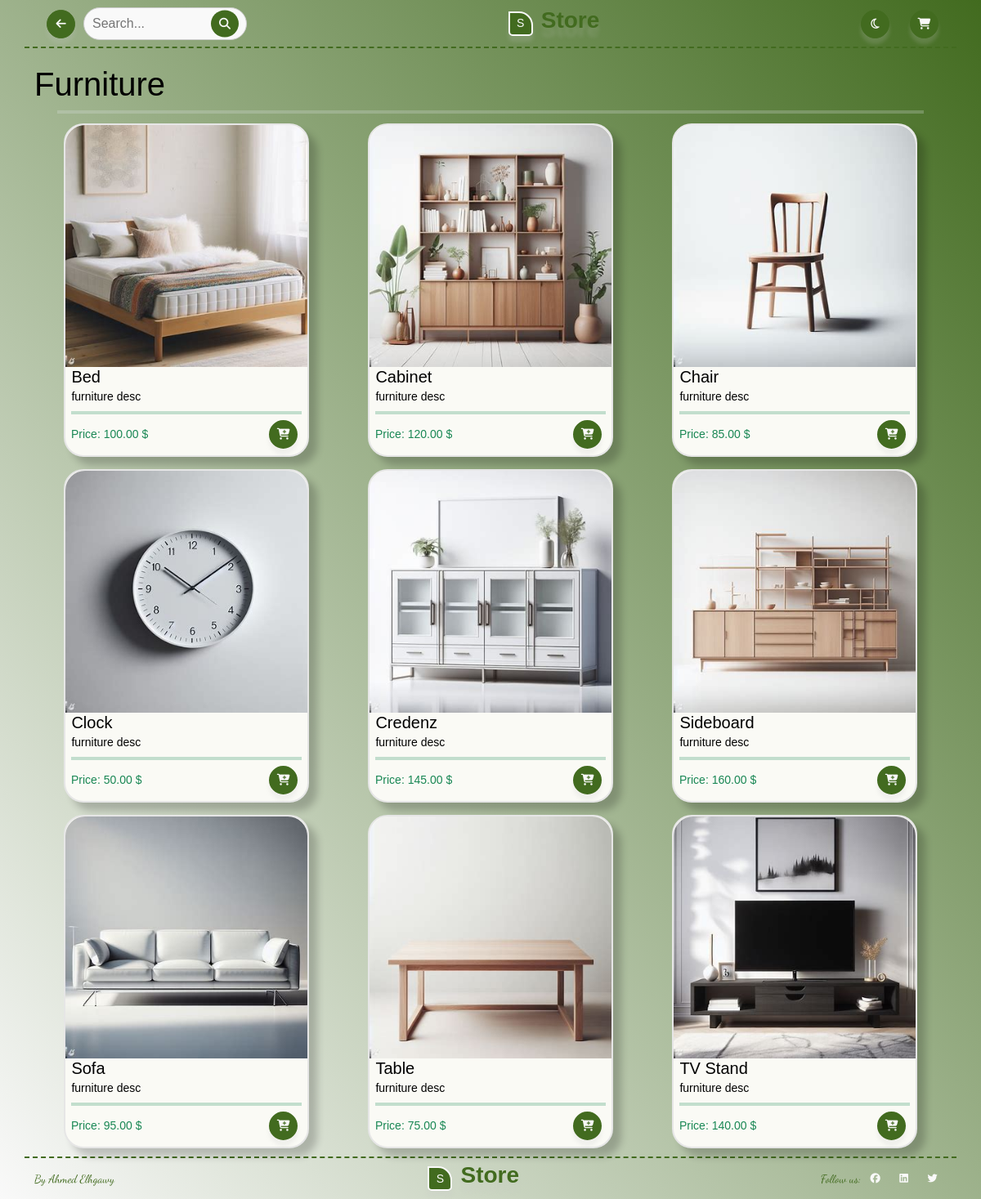
Screenshot of /store/furniture/ (signed in) with the database file from the repository.
### store/models.py (models this page shows, shortened)
class Product(models.Model):
    name = models.CharField(max_length=20)
    desc = models.CharField(max_length=255)
    image = models.CharField(max_length=30)
    price = models.DecimalField(max_digits=10, decimal_places=2)
    product_class = models.ForeignKey(ProductClass, on_delete=models.CASCADE)
    def add_to_cart(self):
        return reverse('add', kwargs={'id': self.id})

### store/views.py (the view)
# urls.py: path('store/furniture/', furnitureStore, name='furniture'),
@login_required(login_url='/accounts/login/')
def furnitureStore(request):
    furniture = Product.objects.filter(product_class__product_class__contains='Furniture')
    context = {
        'class_3': furniture
    }
    return render(request, 'store/furnitures.htm', context=context)

### store/templates/store/furnitures.htm (shortened to what this page needs)
{% load static %}
<!DOCTYPE html>
<html lang="en">
<head>
    <link href="https://cdn.jsdelivr.net/npm/bootstrap@5.3.2/dist/css/bootstrap.min.css" rel="stylesheet">
    <link rel="stylesheet" href="{% static 'store/css/style.css' %}">
</head>
<body>
    <div class="container container-1">
        <div class="left">
            <section class="section sec">
                <a href="{% url 'store' %}"><i class="fa-solid fa-arrow-left"></i></a>
            </section>
            <div class="search-container">
                <input type="text" class="search-bar" placeholder="Search...">
                <button class="search-button"><i class="fas fa-search"></i></button>
            </div>
        </div>
        <div class="middle">
            <section class="section">
                <div class="text-block">S</div>
            </section>
            <h2 class="heading">Store</h2>
        </div>
        <div class="right">
            <section class="section sec dark-mode">
                <a href="#"><i class="fa-regular fa-moon"></i></a>
            </section>
            <section class="section sec">
                <a href="{% url 'cart' %}"><i class="fa-solid fa-cart-shopping"></i></a>
            </section>
        </div>
    </div>
    <div class="container">
        <div class="label">
            <h2>Furniture</h2>
        </div>
        <hr class="hr border border-2"></hr>
        <div class="container">
            <div class="row" id="class">
                {% for i in class_3 %}
                <div class="col">
                    <div class="class-card">
                        <img class="class-image" src="{% static 'store/images/'|add:i.image %}" alt="product image">
                        <div class="div-block-2">
                            <h5 class="class-product-name">{{i.name}}</h5>
                            <div class="class-product-desc">{{i.desc}}</div>
                        </div>
                        <hr class="border border-2 border-success"></hr>
                        <div class="div-block">
                            <div class="class-price">Price: {{i.price}} $</div>
                            <div class="add-to-cart"><a href="{{i.add_to_cart}}"><i class="fa-solid fa-cart-plus"></i></a></div>
                        </div>
                    </div>
                </div>
                {% endfor %}
            </div>
        </div>
    </div>
    <div class=" container container-3">
        <div class="right">
            <p class="signture">By Ahmed Elhgawy</p>
        </div>
        <div class="middle last-middle">
            <section class="section">
                <div class="text-block">S</div>
            </section>
            <h2 class="heading foot">Store</h2>
        </div>
        <div class="left social">
            <div>
                <p class="signture">Follow us: </p>
            </div>
            <div class="bottom">
                <section class="section sec social-media">
                    <a href="#"></a>
                </section>
                <section class="section sec social-media">
                    <a href="#"></a>
                </section>
                <section class="section sec social-media">
                    <a href="#"></a>
                </section>
            </div>
        </div>
    </div>
</body>
</html>

### store/static/store/css/style.css (style rules this page uses)
:root { --green-color: #426B1F; --white-color: #f9f9f9; --black-color: #000000; --active-color: #cccccc; --card-color: #FAFAF5; --border-color: #e6e6e6; --card-sh: 8px 6px 10px 3px rgba(0, 0, 0, 0.2); --box-sh: 0 7px 5px rgba(200, 200, 200, 0.2); --text-sh: 0 11px 5px rgba(200, 200, 200, 0.2); }
body { margin: 0; padding: 0; font-size: 17px; overflow-x: hidden; background: linear-gradient(to top right, var(--white-color) 0%, var(--green-color) 100%); background-repeat: no-repeat; font-family: 'Segoe', Tahoma, Verdana, sans-serif; }
p { font-family: 'Dancing Script', cursive; font-family: 'Poppins', sans-serif; }
a { text-decoration: none; color: var(--white-color); text-align: center; }
h3,h4,h5,h6 { margin: 0; }
div { font-size: 14px; }
.container-1 { width: 100%; flex-direction: row; justify-content: space-between; align-items: center; margin-bottom: 20px; display: flex; border-bottom: 2px dashed var(--green-color); }
.middle { flex-direction: row; justify-content: flex-start; align-items: center; display: flex; }
.heading { color: var(--green-color); display: inline-block; font-size: 28px; text-shadow: var(--text-sh); font-weight: 700; }
.search-container { position: relative; }
.search-bar { padding: 10px; font-size: 16px; height: 40px; border: 1px solid var(--active-color); background-color: var(--white-color); color: var(--green-color); width: 200px; padding-right: 30px; border-radius: 20px; transition: outline-color 0.3s ease; }
.search-button { position: absolute; top: 50%; right: 10px; transform: translateY(-50%); background-color: var(--green-color); color: var(--white-color); border: none; padding: 6px 10px; cursor: pointer; border-radius: 4px; border-radius: 50%; transition: all 0.3s ease-out; }
.section { width: 30px; height: 30px; color: var(--green-color); background-color: var(--green-color); border: 2px solid var(--white-color); border-radius: 0 17px 5px 5px; flex-direction: column; justify-content: center; align-items: center; margin: 10px 10px 10px 0; display: flex; margin-left: 15px; box-shadow: var(--box-sh); }
.text-block { color: var(--white-color); }
.left { flex-direction: row; justify-content: flex-start; align-items: center; display: flex; }
.right { flex-direction: row; justify-content: flex-start; align-items: center; display: flex; }
.section.sec { width: 35px; height: 35px; color: var(--white-color); border: 1px solid var(--green-color); border-radius: 20px; margin-top: 12px; transition: all 0.3s ease; }
.section.sec a { transition: color 0.3s ease; }
hr { width: 85%; margin: auto; }
.container-3 { background-color: transparent; align-items: center; justify-content: space-between; flex-direction: row; display: flex; border-top: 2px dashed var(--green-color); }
.signture { color: var(--green-color); margin: 0; font-family: 'Dancing Script'; }
.foot { color: var(--green-color); }
.social { flex-direction: row; align-items: center; justify-content: center; display: flex; }
.bottom { flex-direction: row; justify-content: space-between; align-items: flex-start; display: flex; }
.section.sec.social-media { background-color: transparent; box-shadow: none; border: none; padding: 1px; margin: 0; }
.label { color: var(--black-color); }
.hr { width: 98%; margin: 0 auto 15px auto; }
.label h2 { font-size: 40px; }
.class-card { width: 300px; height: auto; background-color: var(--card-color); border: 2px solid var(--border-color); border-radius: 24px; box-shadow: 10px 10px 10px rgba(0, 0, 0, 0.2); margin: 5px 5px 10px 5px; transition: all 0.3s ease-in-out; }
.col { justify-content: center; align-items: center; display: flex; }
.class-image { width: 100%; border-radius: 24px 24px 0 0; }
.div-block-2 { width: 95%; margin: 0 auto; }
.class-product-name { margin-bottom: 2px; color: var(--black-color); }
.class-product-desc { color: var(--black-color); }
.border { width: 95%; margin: 7px auto; }
.div-block { flex-direction: row; justify-content: space-between; align-items: center; margin-bottom: 8px; display: flex; }
.class-price { margin-left: 7px; color: var(--bs-success); }
.add-to-cart { width: 35px; height: 35px; background-color: var(--green-color); border: 2px solid var(--green-color); color: var(--white-color); flex-direction: column; justify-content: center; align-items: center; display: flex; border-radius: 50%; margin-right: 12px; box-shadow: var(--box-sh); transition: all 0.3s ease; }

### rows the page displays
Product: image (picture), name "Bed", desc "furniture desc", price "100.00"
Product: image (picture), name "Cabinet", desc "furniture desc", price "120.00"
Product: image (picture), name "Chair", desc "furniture desc", price "85.00"
Product: image (picture), name "Clock", desc "furniture desc", price "50.00"
Product: image (picture), name "Credenz", desc "furniture desc", price "145.00"
Product: image (picture), name "Sideboard", desc "furniture desc", price "160.00"
Product: image (picture), name "Sofa", desc "furniture desc", price "95.00"
Product: image (picture), name "Table", desc "furniture desc", price "75.00"
Product: image (picture), name "TV Stand", desc "furniture desc", price "140.00"
